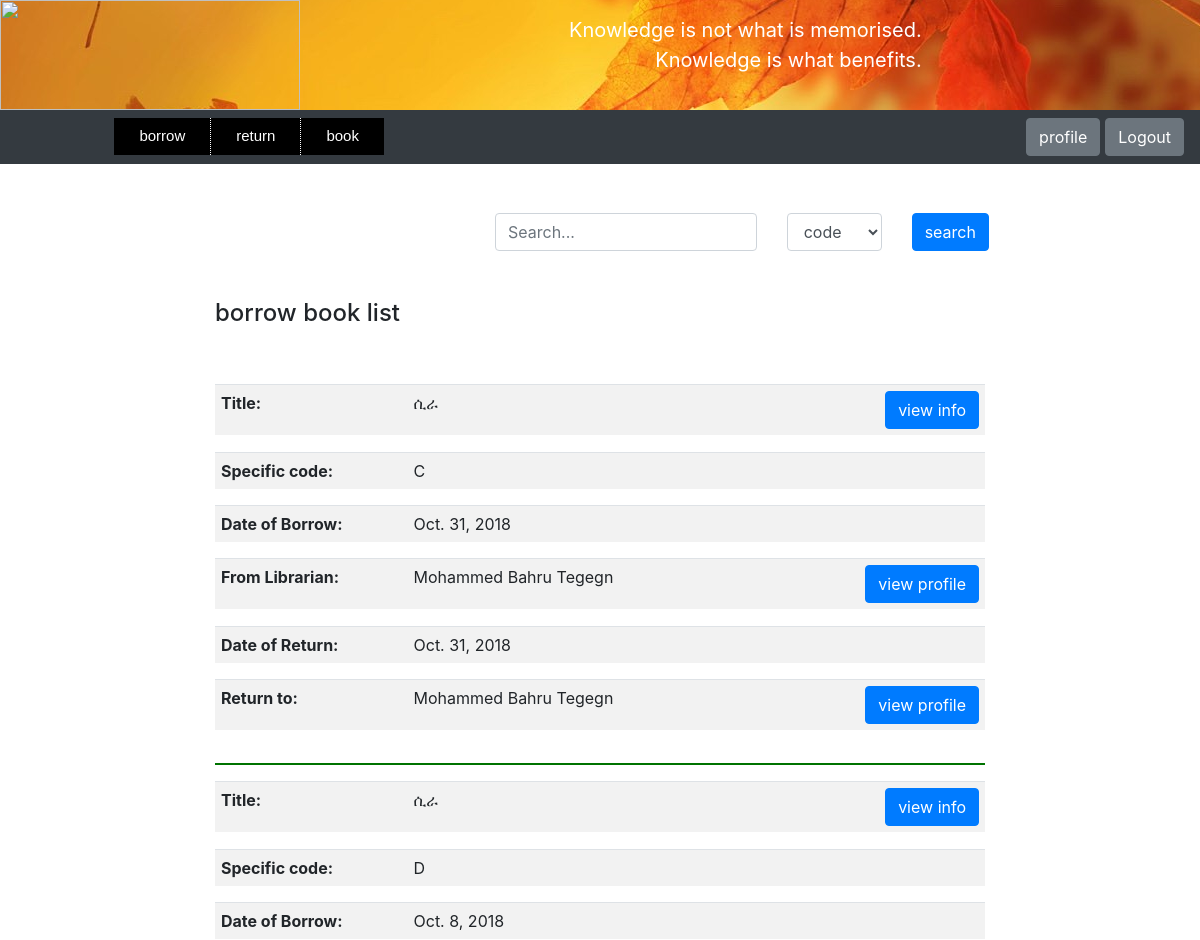
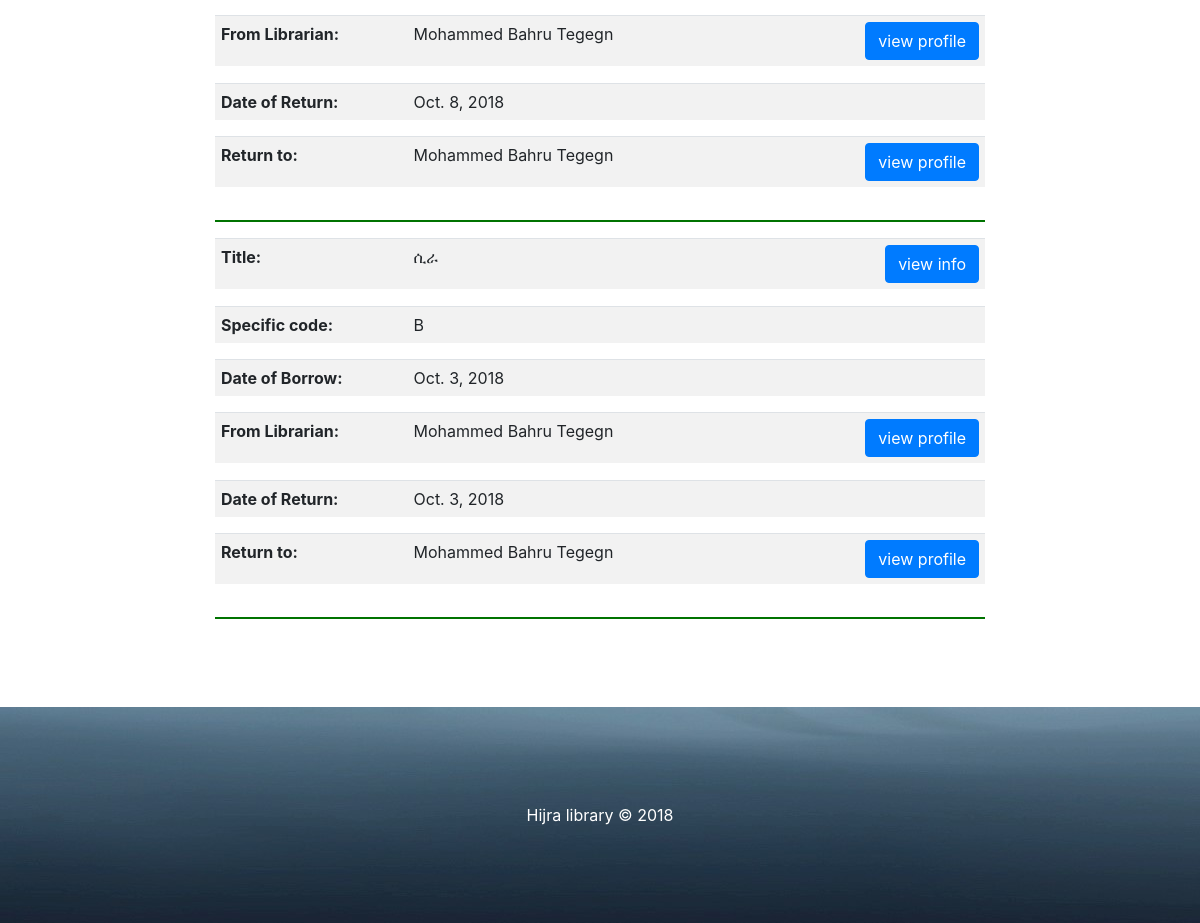
Page /search-borrow-book-by-user/ (signed in) on the committed database (2 pictures, top to bottom).
### store/models.py (models this page shows, shortened)
class Borrow(models.Model):
    user = models.ForeignKey(User, on_delete=models.CASCADE)
    book = models.ForeignKey(Book, on_delete=models.CASCADE)
    librarian = models.ForeignKey(Librarian, on_delete=models.CASCADE, null=True, blank=True,
                                  related_name='borrow_librarian')
    specific_code = models.CharField(max_length=200)
    borrow_date = models.DateField()
    return_date = models.DateField(blank=True, null=True)
    return_to = models.ForeignKey(Librarian, on_delete=models.CASCADE, null=True, blank=True,
                                  related_name='return_librarian')

class Book(models.Model):
    code = models.CharField(max_length=200, unique=True)
    title = models.CharField(max_length=200)
    author = models.CharField(max_length=200)
    pub_year = models.PositiveSmallIntegerField(null=True, blank=True)
    category = models.ForeignKey(Category, on_delete=models.CASCADE, null=True, blank=True)
    description = models.TextField(blank=True)
    page = models.PositiveIntegerField()
    amount = models.PositiveIntegerField(default=1)
    specific_code = CollectionField(sort=True, unique_items=True, collection_type=set)
    borrow_specific_code = CollectionField(sort=True, unique_items=True, collection_type=set, blank=True)
    image = models.ImageField(upload_to='', blank=True, default='book.png')
    register_date = models.DateField()
    class Meta:
        unique_together = ('title', 'author', 'page')
    def image_tag(self):
        return mark_safe('<img src="%s" width="150" height="150"/>' % self.image.url)
    image_tag.short_description = 'Image'
    image_tag.allow_tags = True

class Librarian(models.Model):
    librarian_id = models.CharField(max_length=200, blank=True, unique=True)
    name = models.CharField(max_length=200)
    middle_name = models.CharField(max_length=200)
    last_name = models.CharField(max_length=200)
    phone_regex = RegexValidator(
        regex=r'^\+?1?\d{10,15}$',
        message='Phone number must be entered in the format : 0987654321 or +251987654321 up to 15 digits allowed'
    )
    phone = models.CharField(validators=[phone_regex], max_length=15)
    year = models.PositiveSmallIntegerField(blank=True, null=True, default=0)
    department = models.CharField(max_length=200, null=True, blank=True)
    email = models.EmailField(blank=True)
    password_regex = RegexValidator(
        regex=r'^\S{6,1024}',
        message='password must be at least 6 character'
    )
    password = models.CharField(validators=[password_regex], max_length=1024)
    password_hint = models.CharField(max_length=200, blank=True)
    sex = models.CharField(max_length=200, choices=(('male', 'male'), ('female', 'female')))
    photo = models.ImageField(blank=True, default='null.png')
    register_date = models.DateField()
    def image_tag(self):
        return mark_safe('<img src="%s" width="150" height="150"/>' % self.photo.url)
    image_tag.short_description = 'Photo'
    image_tag.allow_tags = True

### store/views.py (the view)
# urls.py: path('search-borrow-book-by-user/', views.search_borrow_book_by_user, name='search_borrow_book_by_user'),
def search_borrow_book_by_user(request):
    user_id = request.session.get('user_auth')
    if user_id:
        try:
            user = User.objects.get(user_id=user_id)
        except User.DoesNotExist:
            raise Http404("This user is not registered")
        if request.method == "POST":
            form = BorrowBookSearchByUser(request.POST)
            text = request.POST.get('search_engine')
            catalog = request.POST.get('catalog')
            if catalog == 'code':
                borrow = Borrow.objects.filter(user=user, book__code__contains=text)
            else:
                borrow = Borrow.objects.filter(user=user, book__title__contains=text)
        else:
            form = BorrowBookSearchByUser()
            borrow = Borrow.objects.filter(user=user)
        for i in borrow:
            i.book.photo = "Images/" + str(i.book.image)
            if i.librarian:
                i.librarian.image = "Images/" + str(i.librarian.photo)
            if i.return_to:
                i.return_to.image = "Images/" + str(i.return_to.photo)
        borrow = sorted(borrow, key=lambda x: x.borrow_date, reverse=True)
        return render(request, 'webpages/search_borrow_book_by_user.html', {'form': form, 'borrow': borrow})
    else:
        raise Http404("You are not logged in")

### store/forms.py
class BorrowBookSearchByUser(forms.Form):
    search_engine = forms.CharField(
        label='',
        max_length=1024,
        widget=forms.TextInput(attrs={'placeholder': 'Search...'}),
    )
    catalog = ChoiceField(
        label='',
        widget=forms.Select(),
        choices=[('code', 'code'), ('title', 'title')],
        initial='code'
    )

### store/models.py (called while the page is built)
    def __str__(self):
        return self.name

### store/templates/webpages/search_borrow_book_by_user.html (shortened to what this page needs)
<!DOCTYPE html>
<html lang="en">
    <head class="header-site">
            {% include "webpages/user_page.html" %}
        {% load static %}
        {% load filter %}
        {% load mathfilters %}
        {% load widget_tweaks %}
        <link rel="stylesheet" href="{% static 'files/bootstrap/css/bootstrap.css' %}"  type="text/css" >
        <link rel="stylesheet" href="{% static 'files/style2.css' %}"  type="text/css" >
        <link rel="stylesheet" href="{% static 'files/style3.css' %}"  type="text/css" >
        <link rel="stylesheet" href="{% static 'files/style4.css' %}"  type="text/css" >
        <link rel="stylesheet" href="{% static 'files/style5.css' %}"  type="text/css" >
        <link rel="stylesheet" href="{% static 'files/style6.css' %}"  type="text/css" >
        <link rel="stylesheet" href="{% static 'files/style8.css' %}"  type="text/css" >
    </head>
    <body>
        {% block search %}
            <div class = "container col-5" align="right" style="margin-left:40%;">
            <form  method="post" novalidate>
                <div class="row">
                    {% for field in form.visible_fields %}
                        {% if field.name == 'search_engine' %}
                            <div class="col-md-7">
                                {% render_field field class="form-control" %}
                            </div>
                        {% else %}
                           <div class="col-md-3 ">
                                {% render_field field class="form-control" %}
                            </div>
                        {% endif %}
                    {% endfor %}
                    <div class="col-md-2">
                    <button type="submit" class = "btn btn-primary"> search</button>
                    </div>
                </div>
            </form>
            </div>
            <br>
        {% endblock %}
        <div class="container col-8">
            {% if borrow %}
                <br><h4>borrow book list</h4><br><br>
            {% else %}
                 <br><h4>There is no result</h4><br>
            {% endif %}
        </div>
        {% for i in borrow %}
        <div class="container col-8">
                <table  class="table table-striped">
                    <tr>
                        <td style="width: 25%;"><strong>Title:</strong></td>
                        <td style="width: 50%;">{{i.book.title}} </td>
                        <td style="width: 25%;" align="right">
                            <input type="button"  id ="button-book-{{i.id}}" class="btn btn-primary"  onclick="bookFunction({{i.id}})"
                      value="view info" ></td>
                    </tr>
                </table>
            </div>
            <div class="container col-8">
            </div>
            <div class="container col-8">
                <table  class="table table-striped">
                    <tr>
                        <td style="width: 25%;"><strong>Specific code:</strong></td>
                        <td style="width: 75%;">{{i.specific_code}} </td>
                    </tr>
                </table>
            </div>
            <div class="container col-8">
                <table  class="table table-striped">
                    <tr>
                        <td style="width: 25%;"><strong>Date of Borrow:</strong></td>
                        <td style="width: 75%;">{{i.borrow_date}} </td>
                    </tr>
                </table>
            </div>
            {% if i.librarian %}
                <div class="container col-8">
                    <table  class="table table-striped">
                        <tr>
                            <td style="width: 25%;"><strong>From Librarian:</strong></td>
                            <td style="width: 50%;">{{i.librarian.name}} {{i.librarian.middle_name}}  {{i.librarian.last_name}}</td>
                            <td style="width: 25%;" align="right">
                                <input type="button"  id ="button4-{{i.id}}" class="btn btn-primary"  onclick="librarianFun({{i.id}})"
                                    value="view profile" style="margin-left:15px;"></td>
                        </tr>
                    </table>
                </div>
                <div class="container col-8">
                </div>
            {% endif %}
               <div class="container col-8">
                <table  class="table table-striped">
                    <tr>
                        <td style="width: 25%;"><strong>Date of Return:</strong></td>
                        {% if i.return_date %}
                            <td style="width: 75%;">{{i.return_date}} </td>
                        {% else %}
                            <td style="color:red;width: 75%;"><strong>Not returned</strong>
                        {% endif %}
                    </tr>
                </table>
            </div>
            {% if i.return_date %}
                {% if i.return_to %}
                <div class="container col-8">
                        <table  class="table table-striped">
                            <tr>
                                <td style="width: 25%;"><strong>Return to:</strong></td>
                                <td style="width: 50%;">{{i.return_to.name}} {{i.return_to.middle_name}}  {{i.return_to.last_name}}</td>
                                <td style="width: 25%;" align="right">
                                    <input type="button"  id ="button5-{{i.id}}" class="btn btn-primary"  onclick="returnLibrarianFun({{i.id}})"
                                        value="view profile" style="margin-left:15px;"></td>
                            </tr>
                        </table>
                </div>
                <div class="container col-8">
                </div>
                {% endif %}
            {% endif %}
        <div class="container col-8"><hr></div>
        {% endfor %}
    </body>
    <footer>
        {% include "webpages/footer.html" %}
    </footer>
</html>

### store/static/files/style3.css (style rules this page uses)
a.butt:link, a.back:visited, { background-color: #11aa44; color: white; }
table, th, td { border: 1px solid black; }

### store/static/files/style6.css (style rules this page uses)
.table-striped>tbody>tr>td { padding:6px; text-font:8px; }
hr { background-color: green; border-width:2px; }

### rows in the picture
Borrow: book "ሲራ", specific_code "C", borrow_date "Oct. 31, 2018", librarian.name "Mohammed", librarian.middle_name "Bahru", librarian.last_name "Tegegn", return_date "Oct. 31, 2018", return_to.name "Mohammed", return_to.middle_name "Bahru", return_to.last_name "Tegegn"
Borrow: book "ሲራ", specific_code "D", borrow_date "Oct. 8, 2018", librarian.name "Mohammed", librarian.middle_name "Bahru", librarian.last_name "Tegegn", return_date "Oct. 8, 2018", return_to.name "Mohammed", return_to.middle_name "Bahru", return_to.last_name "Tegegn"
Borrow: book "ሲራ", specific_code "B", borrow_date "Oct. 3, 2018", librarian.name "Mohammed", librarian.middle_name "Bahru", librarian.last_name "Tegegn", return_date "Oct. 3, 2018", return_to.name "Mohammed", return_to.middle_name "Bahru", return_to.last_name "Tegegn"
